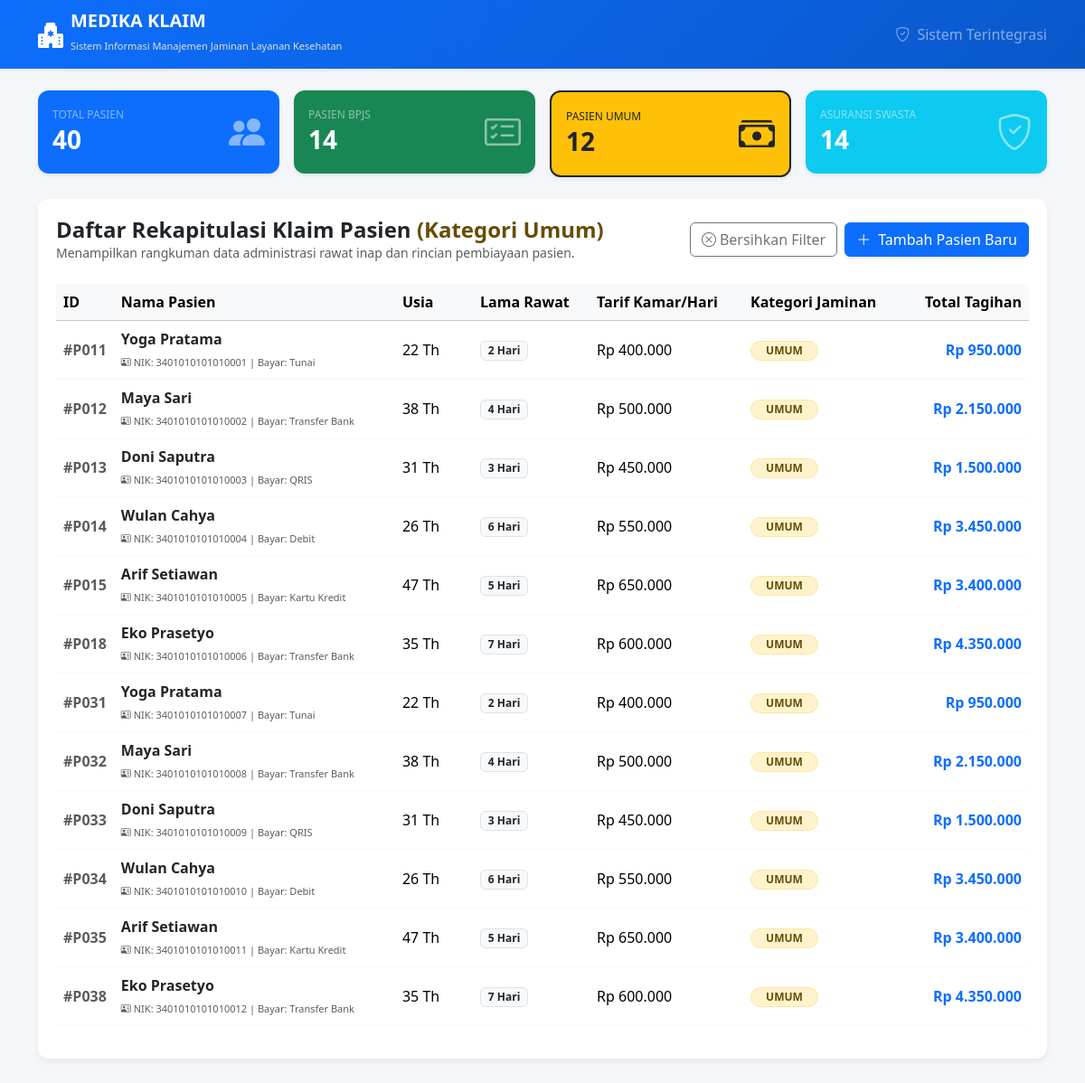
Screenshot of /Dashboard/index.php?filter=umum with the database file from the repository.
### tables this page shows
CREATE TABLE `pasien_umum` (
  `id_umum` varchar(10) NOT NULL,
  `id_pasien` varchar(10) NOT NULL,
  `nik` varchar(20) NOT NULL,
  `metode_pembayaran` varchar(50) NOT NULL
);

CREATE TABLE `pasien` (
  `id_pasien` varchar(10) NOT NULL,
  `nama` varchar(100) NOT NULL,
  `usia` int NOT NULL,
  `lama_rawat` int NOT NULL,
  `biaya_kamar_per_hari` decimal(15,2) NOT NULL,
  `jenis_pasien` enum('BPJS','ASURANSI','UMUM') NOT NULL
);

### koneksi.php (called while the page is built, shortened)
<?php
class Koneksi
{
    public function __construct()
    {
        $this->conn = new mysqli(
            "localhost",
            "root",
            "",
            "dbrumahsakit"
        );
    }
}

### Dashboard/pasien_RumahSakit.php (called while the page is built, shortened)
<?php
require_once __DIR__ . DIRECTORY_SEPARATOR . '..' . DIRECTORY_SEPARATOR . 'Koneksi.php';
require_once __DIR__ . DIRECTORY_SEPARATOR . '..' . DIRECTORY_SEPARATOR . 'models' . DIRECTORY_SEPARATOR . 'pasien.php';
require_once __DIR__ . DIRECTORY_SEPARATOR . '..' . DIRECTORY_SEPARATOR . 'models' . DIRECTORY_SEPARATOR . 'pasienumum.php';
class PasienController extends Koneksi
{
    public function tampilkanSemuaPasien()
    {
        $daftarPasien = [];
        $queryBPJS = "SELECT p.*, b.nomor_pbi, b.faskes_asal, b.kelas_kamar
                      FROM pasien p
                      JOIN pasien_bpjs b ON p.id_pasien = b.id_pasien";
        $result = $this->conn->query($queryBPJS);
        if ($result) {
            while ($row = $result->fetch_assoc()) {
                $daftarPasien[] = new PasienBPJS(
                    $row['id_pasien'], $row['nama'], $row['usia'],
                    $row['lama_rawat'], $row['biaya_kamar_per_hari'],
                    $row['nomor_pbi'], $row['faskes_asal'], $row['kelas_kamar']
                );
            }
        }
        $queryAsuransi = "SELECT p.*, a.nama_provider, a.nomor_polis, a.limit_cover
                          FROM pasien p
                          JOIN pasien_asuransi a ON p.id_pasien = a.id_pasien";
        $result = $this->conn->query($queryAsuransi);
        if ($result) {
            while ($row = $result->fetch_assoc()) {
                $daftarPasien[] = new PasienAsuransiSwasta(
                    $row['id_pasien'], $row['nama'], $row['usia'],
                    $row['lama_rawat'], $row['biaya_kamar_per_hari'],
                    $row['nama_provider'], $row['nomor_polis'], $row['limit_cover']
                );
            }
        }
        $queryUmum = "SELECT p.*, u.nik, u.metode_pembayaran
                      FROM pasien p
                      JOIN pasien_umum u ON p.id_pasien = u.id_pasien";
        $result = $this->conn->query($queryUmum);
        if ($result) {
            while ($row = $result->fetch_assoc()) {
                $daftarPasien[] = new PasienUmum(
                    $row['id_pasien'], $row['nama'], $row['usia'],
                    $row['lama_rawat'], $row['biaya_kamar_per_hari'],
                    $row['nik'], $row['metode_pembayaran']
                );
            }
        }
        return $daftarPasien;
    }
}

### models/pasien.php (called while the page is built, shortened)
<?php
abstract class Pasien
{
    protected $idPasien;
    protected $nama;
    protected $usia;
    protected $lamaRawat;
    protected $biayaKamarPerHari;
    protected $jenisPasien;
    public function __construct($idPasien, $nama, $usia, $lamaRawat, $biayaKamarPerHari, $jenisPasien = null)
    {
        $this->idPasien = $idPasien;
        $this->nama = $nama;
        $this->usia = $usia;
        $this->lamaRawat = $lamaRawat;
        $this->biayaKamarPerHari = $biayaKamarPerHari;
        $this->jenisPasien = $jenisPasien;
    }
    public function getIdPasien()
    {
        return $this->idPasien;
    }
    public function getNama()
    {
        return $this->nama;
    }
    public function getUsia()
    {
        return $this->usia;
    }
    public function getLamaRawat()
    {
        return $this->lamaRawat;
    }
    public function getBiayaKamarPerHari()
    {
        return $this->biayaKamarPerHari;
    }
    public function getJenisPasien()
    {
        return $this->jenisPasien;
    }
    public function hitungBiayaDasar()
    {
        return $this->lamaRawat * $this->biayaKamarPerHari;
    }
}

### models/pasienumum.php (called while the page is built, shortened)
<?php
require_once __DIR__ . 'Pasien.php';
class PasienUmum extends Pasien
{
    private $nik;
    private $metodePembayaran;
    public function __construct(
        $idPasien,
        $nama,
        $usia,
        $lamaRawat,
        $biayaKamarPerHari,
        $nik,
        $metodePembayaran
    ) {
        $this->nik = $nik;
        $this->metodePembayaran = $metodePembayaran;
    }
    public function getNik()
    {
        return $this->nik;
    }
    public function getMetodePembayaran()
    {
        return $this->metodePembayaran;
    }
    public function hitungTotalBiaya()
    {
        return $this->hitungBiayaDasar() + 150000;
    }
}

### Dashboard/index.php (the view, shortened to what this page needs)
<?php
require_once __DIR__ . DIRECTORY_SEPARATOR . 'pasien_RumahSakit.php';
$controller = new PasienController();
$semuaPasienKlaim = $controller->tampilkanSemuaPasien();
$totalPasien = count($semuaPasienKlaim);
$totalBPJS = 0;
$totalUmum = 0;
$totalAsuransi = 0;
foreach ($semuaPasienKlaim as $p) {
    if ($p->getJenisPasien() === "BPJS") $totalBPJS++;
    if ($p->getJenisPasien() === "Umum") $totalUmum++;
    if ($p->getJenisPasien() === "Asuransi Swasta") $totalAsuransi++;
}
$filter = isset($_GET['filter']) ? $_GET['filter'] : 'all';
$daftarPasien = [];
if ($filter === 'bpjs') {
    foreach ($semuaPasienKlaim as $p) {
        if ($p->getJenisPasien() === "BPJS") $daftarPasien[] = $p;
    }
} elseif ($filter === 'umum') {
    foreach ($semuaPasienKlaim as $p) {
        if ($p->getJenisPasien() === "Umum") $daftarPasien[] = $p;
    }
} elseif ($filter === 'asuransi') {
    foreach ($semuaPasienKlaim as $p) {
        if ($p->getJenisPasien() === "Asuransi Swasta") $daftarPasien[] = $p;
    }
} else {
    $daftarPasien = $semuaPasienKlaim;
}
?>
<!DOCTYPE html>
<html lang="id">
<head>
    <link href="https://cdn.jsdelivr.net/npm/bootstrap@5.3.2/dist/css/bootstrap.min.css" rel="stylesheet">
    <link href="https://cdn.jsdelivr.net/npm/bootstrap-icons@1.11.1/font/bootstrap-icons.css" rel="stylesheet">
</head>
<body>
    <nav class="navbar navbar-dark navbar-custom shadow-sm mb-4">
        <div class="container">
            <a class="navbar-brand d-flex align-items-center" href="index.php">
                <i class="bi bi-hospital-fill me-2 fs-3"></i>
                <div>
                    <span class="fw-bold d-block lh-1">MEDIKA KLAIM</span>
                    <small style="font-size: 11px; color: #e0e0e0;">Sistem Informasi Manajemen Jaminan Layanan Kesehatan</small>
                </div>
            </a>
            <span class="navbar-text text-white-50 d-none d-sm-inline">
                <i class="bi bi-shield-check me-1"></i> Sistem Terintegrasi
            </span>
        </div>
    </nav>
    <div class="container mb-5">
        <div class="row g-3 mb-4">
            <div class="col-6 col-lg-3">
                <a href="index.php?filter=all" class="card card-stat bg-primary text-white shadow-sm <?php echo $filter === 'all' ? 'border border-2 border-dark' : ''; ?>">
                    <div class="card-body d-flex align-items-center justify-content-between">
                        <div>
                            <h6 class="text-white-50 text-uppercase mb-1" style="font-size: 12px;">Total Pasien</h6>
                            <h3 class="fw-bold mb-0"><?php echo $totalPasien; ?></h3>
                        </div>
                        <i class="bi bi-people-fill fs-1 text-white-50"></i>
                    </div>
                </a>
            </div>
            <div class="col-6 col-lg-3">
                <a href="index.php?filter=bpjs" class="card card-stat bg-success text-white shadow-sm <?php echo $filter === 'bpjs' ? 'border border-2 border-dark' : ''; ?>">
                    <div class="card-body d-flex align-items-center justify-content-between">
                        <div>
                            <h6 class="text-white-50 text-uppercase mb-1" style="font-size: 12px;">Pasien BPJS</h6>
                            <h3 class="fw-bold mb-0"><?php echo $totalBPJS; ?></h3>
                        </div>
                        <i class="bi bi-card-checklist fs-1 text-white-50"></i>
                    </div>
                </a>
            </div>
            <div class="col-6 col-lg-3">
                <a href="index.php?filter=umum" class="card card-stat bg-warning text-dark shadow-sm <?php echo $filter === 'umum' ? 'border border-2 border-dark' : ''; ?>">
                    <div class="card-body d-flex align-items-center justify-content-between">
                        <div>
                            <h6 class="text-dark-50 text-uppercase mb-1" style="font-size: 12px;">Pasien Umum</h6>
                            <h3 class="fw-bold mb-0"><?php echo $totalUmum; ?></h3>
                        </div>
                        <i class="bi bi-cash-stack fs-1 text-dark-50"></i>
                    </div>
                </a>
            </div>
            <div class="col-6 col-lg-3">
                <a href="index.php?filter=asuransi" class="card card-stat bg-info text-white shadow-sm <?php echo $filter === 'asuransi' ? 'border border-2 border-dark' : ''; ?>">
                    <div class="card-body d-flex align-items-center justify-content-between">
                        <div>
                            <h6 class="text-white-50 text-uppercase mb-1" style="font-size: 12px;">Asuransi Swasta</h6>
                            <h3 class="fw-bold mb-0"><?php echo $totalAsuransi; ?></h3>
                        </div>
                        <i class="bi bi-shield-check fs-1 text-white-50"></i>
                    </div>
                </a>
            </div>
        </div>
        <div class="table-container">
            <div class="d-flex flex-column flex-md-row justify-content-between align-items-md-center gap-3 mb-4">
                <div>
                    <h4 class="fw-bold text-dark m-0">
                        Daftar Rekapitulasi Klaim Pasien
                        <?php
                            if($filter === 'bpjs') echo '<span class="text-success">(Kategori BPJS)</span>';
                            elseif($filter === 'umum') echo '<span class="text-warning-emphasis">(Kategori Umum)</span>';
                            elseif($filter === 'asuransi') echo '<span class="text-info">(Kategori Asuransi)</span>';
                        ?>
                    </h4>
                    <p class="text-muted small m-0">Menampilkan rangkuman data administrasi rawat inap dan rincian pembiayaan pasien.</p>
                </div>
                <div class="d-flex gap-2">
                    <?php if ($filter !== 'all'): ?>
                        <a href="index.php?filter=all" class="btn btn-outline-secondary d-flex align-items-center gap-1">
                            <i class="bi bi-x-circle"></i> Bersihkan Filter
                        </a>
                    <?php endif; ?>
                    <button type="button" class="btn btn-primary d-flex align-items-center gap-2 shadow-sm" data-bs-toggle="modal" data-bs-target="#modalTambahPasien">
                        <i class="bi bi-plus-lg"></i> Tambah Pasien Baru
                    </button>
                </div>
            </div>
            <div class="table-responsive">
                <table class="table table-hover align-middle border-light">
                    <thead class="table-light text-secondary">
                        <tr>
                            <th width="5%">ID</th>
                            <th>Nama Pasien</th>
                            <th width="8%">Usia</th>
                            <th width="12%">Lama Rawat</th>
                            <th>Tarif Kamar/Hari</th>
                            <th>Kategori Jaminan</th>
                            <th class="text-end">Total Tagihan</th>
                        </tr>
                    </thead>
                    <tbody>
                        <?php if (empty($daftarPasien)): ?>
                            <tr>
                                <td colspan="7" class="text-center text-muted py-5">
                                    <i class="bi bi-folder-x fs-1 d-block mb-2"></i> Tidak ada data pasien untuk kategori ini.
                                </td>
                            </tr>
                        <?php else: ?>
                            <?php foreach ($daftarPasien as $p): ?>
                                <tr>
                                    <td class="text-muted fw-bold">#<?php echo $p->getIdPasien(); ?></td>
                                    <td>
                                        <span class="d-block fw-bold text-dark"><?php echo htmlspecialchars($p->getNama()); ?></span>
                                        <small class="text-muted" style="font-size: 11px;">
                                            <?php
                                                if ($p instanceof PasienBPJS) {
                                                    echo "<i class='bi bi-info-circle'></i> Faskes: " . htmlspecialchars($p->getFaskesAsal()) . " | " . htmlspecialchars($p->getKelasKamar());
                                                } elseif ($p instanceof PasienUmum) {
                                                    echo "<i class='bi bi-person-vcard'></i> NIK: " . htmlspecialchars($p->getNik()) . " | Bayar: " . htmlspecialchars($p->getMetodePembayaran());
                                                } elseif ($p instanceof PasienAsuransiSwasta) {
                                                    echo "<i class='bi bi-building'></i> Provider: " . htmlspecialchars($p->getNamaProvider()) . " | Polis: " . htmlspecialchars($p->getNomorPolis());
                                                }
                                            ?>
                                        </small>
                                    </td>
                                    <td><?php echo $p->getUsia(); ?> Th</td>
                                    <td><span class="badge bg-light text-dark border"><?php echo $p->getLamaRawat(); ?> Hari</span></td>
                                    <td>Rp <?php echo number_format($p->getBiayaKamarPerHari(), 0, ',', '.'); ?></td>
                                    <td>
                                        <?php
                                            $jenis = $p->getJenisPasien();
                                            if ($jenis === "BPJS") echo "<span class='badge bg-success-subtle text-success border border-success-subtle rounded-pill px-3'>BPJS</span>";
                                            elseif ($jenis === "Umum") echo "<span class='badge bg-warning-subtle text-warning-emphasis border border-warning-subtle rounded-pill px-3'>UMUM</span>";
                                            else echo "<span class='badge bg-info-subtle text-info-emphasis border border-info-subtle rounded-pill px-3'>ASURANSI</span>";
                                        ?>
                                    </td>
                                    <td class="text-end fw-bold text-primary">
                                        Rp <?php echo number_format($p->hitungTotalBiaya(), 0, ',', '.'); ?>
                                    </td>
                                </tr>
                            <?php endforeach; ?>
                        <?php endif; ?>
                    </tbody>
                </table>
            </div>
        </div>
    </div>
</body>
</html>

### Dashboard/index.php (style rules this page uses)
body { background-color: #f4f6f9; font-family: 'Segoe UI', Tahoma, Geneva, Verdana, sans-serif; }
.navbar-custom { background: linear-gradient(135deg, #0d6efd, #0a58ca); }
.card-stat { border: none; border-radius: 12px; transition: transform 0.2s; cursor: pointer; text-decoration: none; display: block; }
.table-container { background: #ffffff; border-radius: 12px; padding: 20px; box-shadow: 0 4px 6px rgba(0,0,0,0.05); }

### rows the page displays
pasien_umum: id_pasien.id_pasien "P011", id_pasien.nama "Yoga Pratama", nik "3401010101010001", metode_pembayaran "Tunai", id_pasien.usia "22", id_pasien.lama_rawat "2", id_pasien.biaya_kamar_per_hari "400.000", id_pasien.biaya_kamar_per_hari "950.000"
pasien_umum: id_pasien.id_pasien "P012", id_pasien.nama "Maya Sari", nik "3401010101010002", metode_pembayaran "Transfer Bank", id_pasien.usia "38", id_pasien.lama_rawat "4", id_pasien.biaya_kamar_per_hari "500.000", id_pasien.biaya_kamar_per_hari "2.150.000"
pasien_umum: id_pasien.id_pasien "P013", id_pasien.nama "Doni Saputra", nik "3401010101010003", metode_pembayaran "QRIS", id_pasien.usia "31", id_pasien.lama_rawat "3", id_pasien.biaya_kamar_per_hari "450.000", id_pasien.biaya_kamar_per_hari "1.500.000"
pasien_umum: id_pasien.id_pasien "P014", id_pasien.nama "Wulan Cahya", nik "3401010101010004", metode_pembayaran "Debit", id_pasien.usia "26", id_pasien.lama_rawat "6", id_pasien.biaya_kamar_per_hari "550.000", id_pasien.biaya_kamar_per_hari "3.450.000"
pasien_umum: id_pasien.id_pasien "P015", id_pasien.nama "Arif Setiawan", nik "3401010101010005", metode_pembayaran "Kartu Kredit", id_pasien.usia "47", id_pasien.lama_rawat "5", id_pasien.biaya_kamar_per_hari "650.000", id_pasien.biaya_kamar_per_hari "3.400.000"
pasien_umum: id_pasien.id_pasien "P018", id_pasien.nama "Eko Prasetyo", nik "3401010101010006", metode_pembayaran "Transfer Bank", id_pasien.usia "35", id_pasien.lama_rawat "7", id_pasien.biaya_kamar_per_hari "600.000", id_pasien.biaya_kamar_per_hari "4.350.000"
pasien_umum: id_pasien.id_pasien "P031", id_pasien.nama "Yoga Pratama", nik "3401010101010007", metode_pembayaran "Tunai", id_pasien.usia "22", id_pasien.lama_rawat "2", id_pasien.biaya_kamar_per_hari "400.000", id_pasien.biaya_kamar_per_hari "950.000"
pasien_umum: id_pasien.id_pasien "P032", id_pasien.nama "Maya Sari", nik "3401010101010008", metode_pembayaran "Transfer Bank", id_pasien.usia "38", id_pasien.lama_rawat "4", id_pasien.biaya_kamar_per_hari "500.000", id_pasien.biaya_kamar_per_hari "2.150.000"
pasien_umum: id_pasien.id_pasien "P033", id_pasien.nama "Doni Saputra", nik "3401010101010009", metode_pembayaran "QRIS", id_pasien.usia "31", id_pasien.lama_rawat "3", id_pasien.biaya_kamar_per_hari "450.000", id_pasien.biaya_kamar_per_hari "1.500.000"
pasien_umum: id_pasien.id_pasien "P034", id_pasien.nama "Wulan Cahya", nik "3401010101010010", metode_pembayaran "Debit", id_pasien.usia "26", id_pasien.lama_rawat "6", id_pasien.biaya_kamar_per_hari "550.000", id_pasien.biaya_kamar_per_hari "3.450.000"
pasien_umum: id_pasien.id_pasien "P035", id_pasien.nama "Arif Setiawan", nik "3401010101010011", metode_pembayaran "Kartu Kredit", id_pasien.usia "47", id_pasien.lama_rawat "5", id_pasien.biaya_kamar_per_hari "650.000", id_pasien.biaya_kamar_per_hari "3.400.000"
pasien_umum: id_pasien.id_pasien "P038", id_pasien.nama "Eko Prasetyo", nik "3401010101010012", metode_pembayaran "Transfer Bank", id_pasien.usia "35", id_pasien.lama_rawat "7", id_pasien.biaya_kamar_per_hari "600.000", id_pasien.biaya_kamar_per_hari "4.350.000"

### other values shown
$totalPasien "40"
$totalBPJS "14"
$totalUmum "12"
$totalAsuransi "14"
